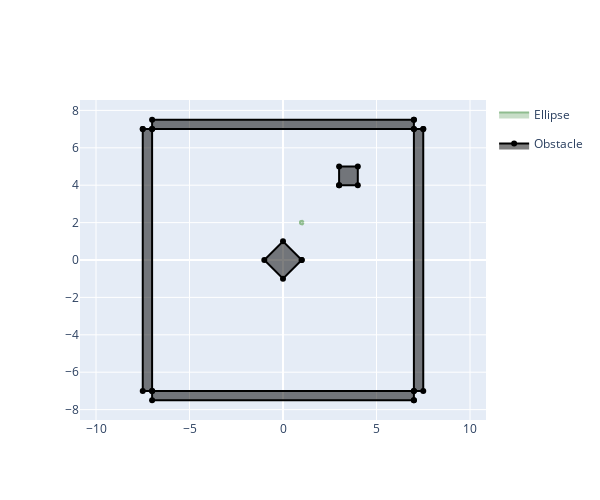

Notebook cell for this chart:
### Code cell
## Build a convex partitioning of the space with one square obstacle in it:
epsilon = 0.1
C_0 = np.eye(2) * epsilon
d_0 = np.array([[1, 2]]).T

obs_cube1 = np.array([
    [1, 0],
    [0, 1],
    [-1, 0],
    [0, -1],
]).T

obs_cube2 = np.array([
    [3,4],
    [4,4],
    [4,5],
    [3,5],
]).T

r_wall = np.array([
    [7.5, 7],
    [7, 7],
    [7, -7],
    [7.5, -7],
]).T

t_wall = np.array([
    [7, 7.5],
    [-7, 7.5],
    [-7, 7],
    [7, 7],
]).T

l_wall = np.diag([-1, 1]) @ r_wall
b_wall = np.diag([1, -1]) @ t_wall

obs = [obs_cube1, obs_cube2, r_wall, t_wall, l_wall, b_wall]

def plot_obs(obs, fig=go.Figure()):
    for i, obs_i in enumerate(obs):
        fig.add_trace(go.Scatter(
            x=np.concatenate([obs_i[0, :], [obs_i[0, 0]]]),
            y=np.concatenate([obs_i[1, :], [obs_i[1, 0]]]),
            # fill="toself",
            name="Obstacle",
            legendgroup="obstacle",
            showlegend=True if i == 0 else False,
            fill="toself",
            line=dict(color="black")
        ))
    return fig

def plot_ellipse(C, d, fig = go.Figure()):
    s = np.linspace(0, 2*np.pi, 20)
    unit_circle_pts = np.array([np.cos(s), np.sin(s)])
    
    ellipse_pts = C @ unit_circle_pts + d
    fig.add_trace(go.Scatter(
        x=ellipse_pts[0, :],
        y=ellipse_pts[1, :],
        fill="toself",
        line=dict(color="darkseagreen"),
        name="Ellipse"
    ))

    fig.update_layout(yaxis_scaleanchor="x", width=600, height=500)
    return fig
    
fig = go.Figure()
plot_ellipse(C_0, d_0, fig=fig)
plot_obs(obs, fig=fig)
fig.show()

### Figure 1 — Plotly figure (JSON) as saved in the notebook; plotly's stock layout.template omitted (floating-point values rounded to 4 significant figures)
{"data": [{"fill": "toself", "line": {"color": "darkseagreen"}, "name": "Ellipse", "type": "scatter", "x": [1.1, 1.095, 1.079, 1.055, 1.025, 0.9917, 0.9598, 0.9323, 0.9121, 0.9014, 0.9014, 0.9121, 0.9323, 0.9598, 0.9917, 1.025, 1.055, 1.079, 1.095, 1.1], "y": [2, 2.032, 2.061, 2.084, 2.097, 2.1, 2.092, 2.074, 2.048, 2.016, 1.984, 1.952, 1.926, 1.908, 1.9, 1.903, 1.916, 1.939, 1.968, 2]}, {"fill": "toself", "legendgroup": "obstacle", "line": {"color": "black"}, "name": "Obstacle", "showlegend": true, "type": "scatter", "x": [1, 0, -1, 0, 1], "y": [0, 1, 0, -1, 0]}, {"fill": "toself", "legendgroup": "obstacle", "line": {"color": "black"}, "name": "Obstacle", "showlegend": false, "type": "scatter", "x": [3, 4, 4, 3, 3], "y": [4, 4, 5, 5, 4]}, {"fill": "toself", "legendgroup": "obstacle", "line": {"color": "black"}, "name": "Obstacle", "showlegend": false, "type": "scatter", "x": [7.5, 7, 7, 7.5, 7.5], "y": [7, 7, -7, -7, 7]}, {"fill": "toself", "legendgroup": "obstacle", "line": {"color": "black"}, "name": "Obstacle", "showlegend": false, "type": "scatter", "x": [7, -7, -7, 7, 7], "y": [7.5, 7.5, 7, 7, 7.5]}, {"fill": "toself", "legendgroup": "obstacle", "line": {"color": "black"}, "name": "Obstacle", "showlegend": false, "type": "scatter", "x": [-7.5, -7, -7, -7.5, -7.5], "y": [7, 7, -7, -7, 7]}, {"fill": "toself", "legendgroup": "obstacle", "line": {"color": "black"}, "name": "Obstacle", "showlegend": false, "type": "scatter", "x": [7, -7, -7, 7, 7], "y": [-7.5, -7.5, -7, -7, -7.5]}], "layout": {"height": 500, "width": 600, "xaxis": {"autorange": true, "domain": [0, 1], "range": [-10.78, 10.78], "type": "linear"}, "yaxis": {"autorange": true, "domain": [0, 1], "range": [-8.556, 8.556], "scaleanchor": "x", "type": "linear"}}}
